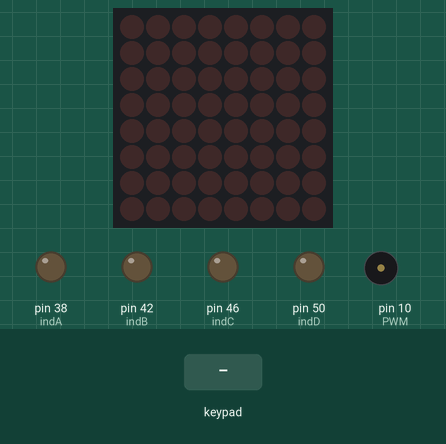
The sketch below on a simulated Arduino Mega 2560, built with avr-gcc and run on an emulated ATmega2560. Parts: 8×8 LED matrix, output pins drawn as LEDs (lit = HIGH), buzzer (waves = sounding). Inputs (shaded band) come from the test bench.

Above: at 2.8 s.
2.9 s: keypad keys 9 8 7 6 # pressed 0.4 s apart
At 3.03 s:
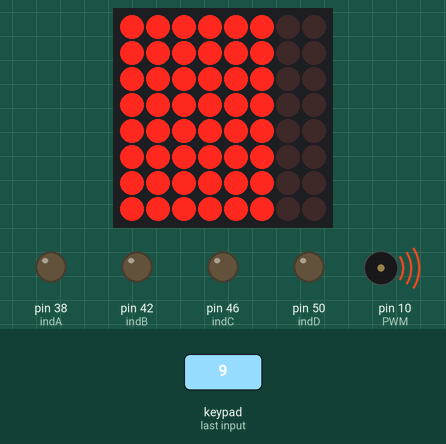
6.4 s: key '1' pressed
At 6.53 s:
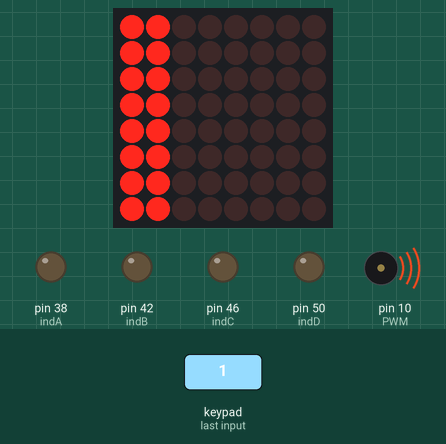
8.1 s: key 'A' pressed
At 8.7 s:
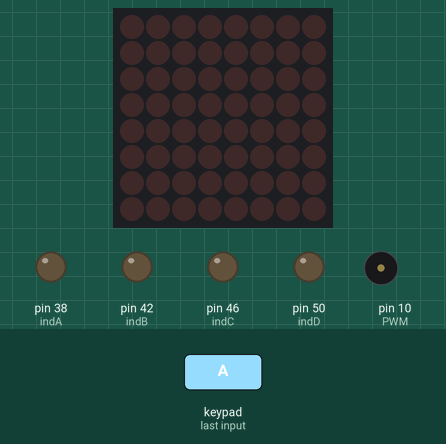
9.8 s: keypad keys 9 8 7 6 D pressed 0.4 s apart
At 11.37 s:
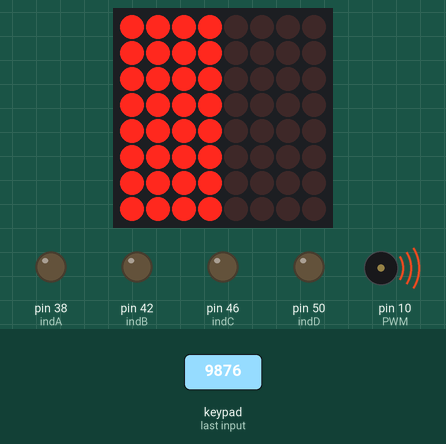
13.3 s: key 'B' pressed
At 14.7 s:
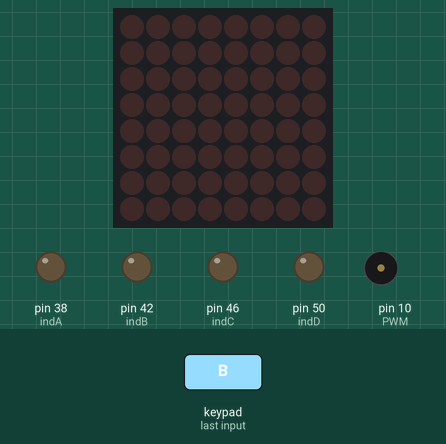
15.0 s: key 'C' pressed
At 16.2 s:
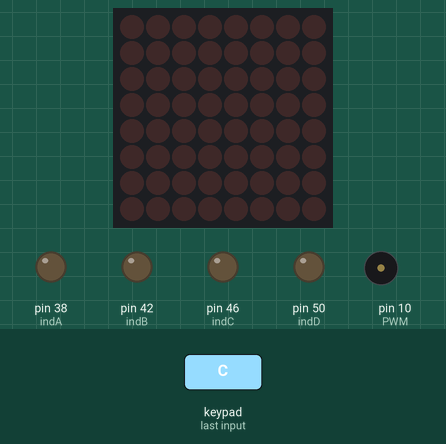
Timing chart, 0 to 17.7 s (numbered marks = the images above; inputs shaded):
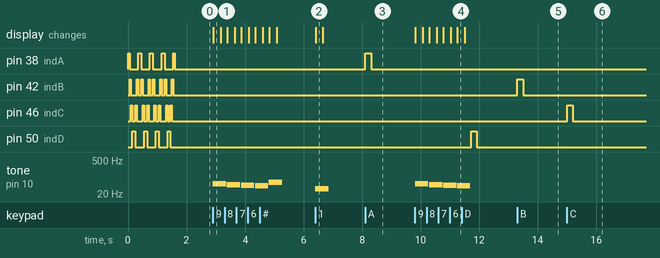

Measured:
- after the input at 2.9 s, tone on pin 10 (PWM): plays 52 Hz for 0.46 s, 49 Hz for 0.46 s, 46 Hz for 0.46 s, 44 Hz for 0.46 s, 62 Hz for 0.46 s, starting at once; the display: changes at once (image 1)
- after the input at 6.4 s, tone on pin 10 (PWM): silent → 33 Hz at once, → silent 0.45 s later; the display: changes at once (image 2)
- after the input at 8.1 s, pin 38 (indA): LOW → HIGH at once, → LOW 0.20 s later
- after the input at 9.8 s, pin 50 (indD): LOW → HIGH after 1.9 s, → LOW 0.20 s later; tone on pin 10 (PWM): plays 52 Hz for 0.46 s, 49 Hz for 0.46 s, 46 Hz for 0.46 s, 44 Hz for 0.46 s, starting at once; the display: first changes at once (image 4 shows a later state)
- after the input at 13.3 s, pin 42 (indB): LOW → HIGH at once, → LOW 0.20 s later
- after the input at 15.0 s, pin 46 (indC): LOW → HIGH at once, → LOW 0.20 s later

The sketch:

MusicalInstrument.ino
```cpp
/*
  Musical Instrument
  - Action: Takes input from membrane keypad and outputs musical notes through Pulse Width Modulation (PWM) and a passive
  buzzer. The project works with 12 notes in octaves 1, 3, 5, and 7. The octave can be changed through the letters (A-D)
  on the membrane keypad. This prototype also displays frequency intensity in the respective octave through a matrix display.
  Additionally, there are colored LEDs displaying change between octaves.
  - Built by: Miguel Tapia
  - Boilerplate: Keypad Example, Matrix Example
  - Consulted Sources:
    * Frequency Chart: https://i.pinimg.com/originals/41/ee/a3/41eea38658a8db1e57e7a444dad10037.png
    * https://bgsu.instructure.com/courses/1157282/pages/tutorial-passive-buzzer
    * https://www.arduino.cc/reference/en/language/variables/utilities/sizeof/
  - NOTE:
    * Included scroll and bounce effect on octave LED indicators at the start of the program.
*/

// -------------------- Libraries --------------------
#include <Keypad.h>
#include "LedControl.h"
#include <binary.h>

// -------------------- LED Matrix Inits --------------------
LedControl lc=LedControl(13,11,12,1);
unsigned long delayMatrix = 250;

// -------------------- Membrane Keyboard Inits --------------------
const byte ROWS = 4;
const byte COLS = 4;

char hexaKeys[ROWS][COLS] = {
  {'1','2','3','A'},
  {'4','5','6','B'},
  {'7','8','9','C'},
  {'*','0','#','D'}
};

byte rowPins[ROWS] = {9, 8, 7, 6};
byte colPins[COLS] = {5, 4, 3, 2};

Keypad customKeypad = Keypad(makeKeymap(hexaKeys), rowPins, colPins, ROWS, COLS);

// -------------------- Project Inits --------------------
// PWM Init Pin
const int PWM = 10;

// Octave Light Indicator Pins
const int indA = 38;
const int indB = 42;
const int indC = 46;
const int indD = 50;

// Int Array to Store Index
int iNote[2];

// Current Octave Global
char currentOctave = 'A';

// Octave 1
int notesA [4][3] = {
  {33, 35, 37},
  {39, 41, 44},
  {46, 49, 52},
  {55, 58, 62}
};

// Octave 3
int notesB [4][3] = {
  {131, 139, 147},
  {156, 165, 175},
  {185, 196, 208},
  {220, 233, 247}
};

// Octave 5
int notesC [4][3] = {
  {523, 554, 587},
  {622, 659, 698},
  {740, 784, 831},
  {880, 932, 988}
};

// Octave 7
int notesD [4][3] = {
  {2093, 2217, 2349},
  {2489, 2637, 2793},
  {2960, 3136, 3322},
  {3520, 3729, 3951}
};

// GetIndex() - Gets Index To Map Against Current Octave
void getIndex (char key) {
  for (int i = 0; i < sizeof(hexaKeys) / sizeof(hexaKeys[0]); i++) {
    for (int j = 0; j < (sizeof(hexaKeys[i]) / sizeof(hexaKeys[0][0])); j++) {
      if (hexaKeys[i][j] == key) {
        iNote[0] = i;
        iNote[1] = j;
      }
    }
  }
}

// GetOctave() - Gets Octave If A, B, C, D Is Pressed
bool getOctave (char key) {
  // DigitalWrites Shine The Octave In Use
  if (key == 'A') {
    currentOctave = 'A';
    digitalWrite(indA, HIGH);
    delay(200);
    digitalWrite(indA, LOW);
    return true;
  } else if (key == 'B') {
    currentOctave = 'B';
    digitalWrite(indB, HIGH);
    delay(200);
    digitalWrite(indB, LOW);
    return true;
  } else if (key == 'C') {
    currentOctave = 'C';
    digitalWrite(indC, HIGH);
    delay(200);
    digitalWrite(indC, LOW);
    return true;
  } else if (key == 'D') {
    currentOctave = 'D';
    digitalWrite(indD, HIGH);
    delay(200);
    digitalWrite(indD, LOW);
    return true;
  }
  return false;
}

// LightSection() - Shines Portion Of Matrix
void lightSection (int r) {
  switch (r) {
    case 0:
      for (int i = 0; i < 2; i++) {
         lc.setColumn(0, i,  B11111111);
      }
      break;
    case 1:
      for (int i = 0; i < 4; i++) {
         lc.setColumn(0, i,  B11111111);
      }
      break;
    case 2:
      for (int i = 0; i < 6; i++) {
         lc.setColumn(0, i,  B11111111);
      }
      break;
    case 3:
      for (int i = 0; i < 8; i++) {
         lc.setColumn(0, i,  B11111111);
      }
      break;
  }
  delay(delayMatrix);
  lc.clearDisplay(0);
}

// RingTone() - Rings Tone According To Octave
void ringNote () {
  // LightSection Takes Index Mapped To Shine A Particular Portion
  if (currentOctave == 'A') {
    tone(PWM, notesA[iNote[0]][iNote[1]]);
    lightSection(iNote[0]);
  } else if (currentOctave == 'B') {
    tone(PWM, notesB[iNote[0]][iNote[1]]);
    lightSection(iNote[0]);
  } else if (currentOctave == 'C') {
    tone(PWM, notesC[iNote[0]][iNote[1]]);
    lightSection(iNote[0]);
  } else if (currentOctave == 'D') {
    tone(PWM, notesD[iNote[0]][iNote[1]]);
    lightSection(iNote[0]);
  }
  delay(200);
  noTone(PWM);
}

// FancySwayingLights() - Just A Cool Intro For Setup
void fancySwayingLights () {
  for (int i = 1; i <= 8; i++) {
    if (i % 2 == 0) {
      digitalWrite(indD, HIGH);
      delay(50);
      digitalWrite(indD, LOW);
      digitalWrite(indC, HIGH);
      delay(50);
      digitalWrite(indC, LOW);
      digitalWrite(indB, HIGH);
      delay(50);
      digitalWrite(indB, LOW);
      digitalWrite(indA, HIGH);
      delay(50);
      digitalWrite(indA, LOW);
    } else {
      digitalWrite(indA, HIGH);
      delay(50);
      digitalWrite(indA, LOW);
      digitalWrite(indB, HIGH);
      delay(50);
      digitalWrite(indB, LOW);
      digitalWrite(indC, HIGH);
      delay(50);
      digitalWrite(indC, LOW);
      digitalWrite(indD, HIGH);
      delay(50);
      digitalWrite(indD, LOW);
    }
  }
}

// Setup() - Runs At Start
void setup(){
  // Start Serial Communication
  Serial.begin(9600);

  // Startup Matrix and Pins
  lc.shutdown(0,false);
  lc.setIntensity(0,8);
  lc.clearDisplay(0);
  pinMode(indA, OUTPUT);
  pinMode(indB, OUTPUT);
  pinMode(indC, OUTPUT);
  pinMode(indD, OUTPUT);

  // Make Lights Go Fancy...
  fancySwayingLights();
}

// Loop() - Runs Continually
void loop(){
  // Gets Key Pressed
  char customKey = customKeypad.getKey();

  // Runs If There Is A Key Pressed
  if (customKey){
    // If Octave Is Getting Updated, No Need To Beep
    bool updatingOctave = getOctave(customKey);
    if (!updatingOctave) {
      getIndex(customKey);
      ringNote();
    }
  }
}
```
